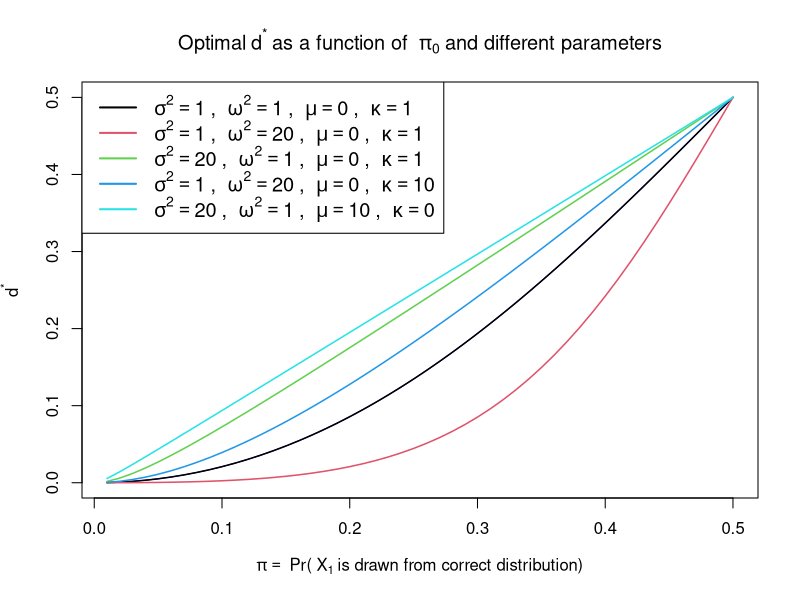
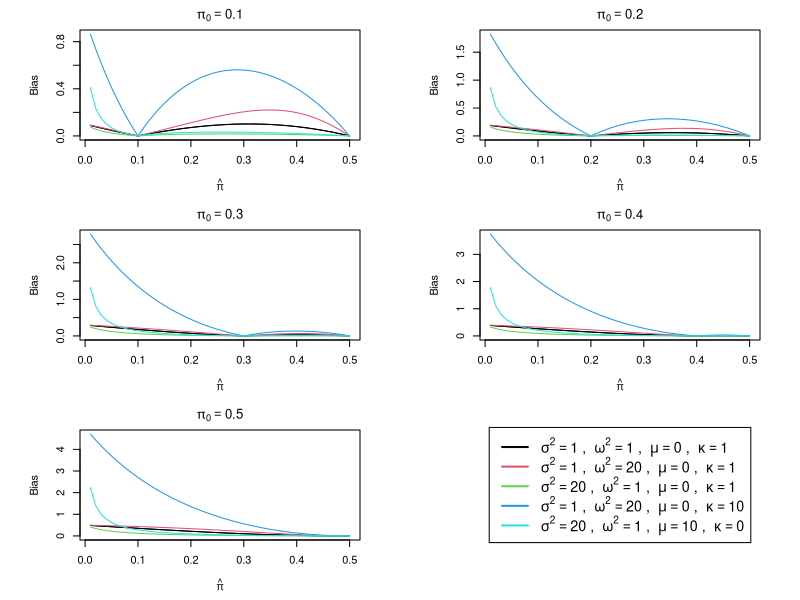
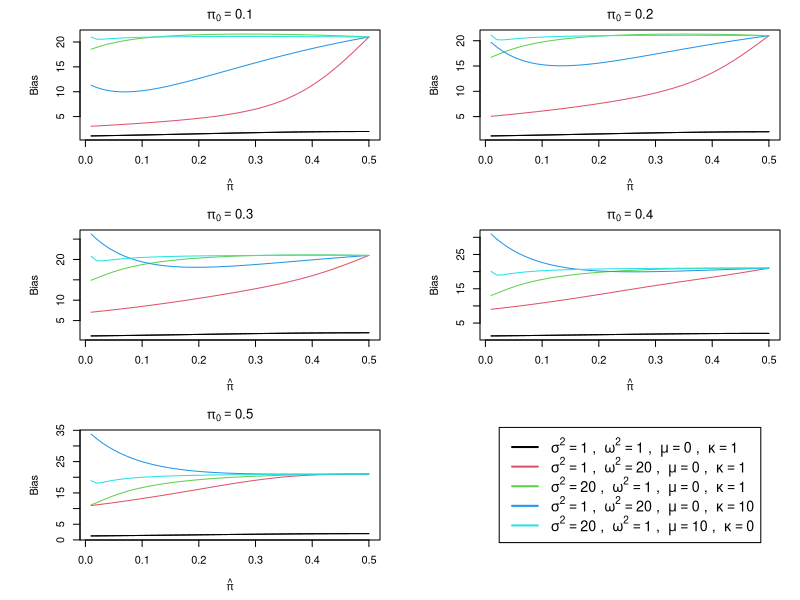
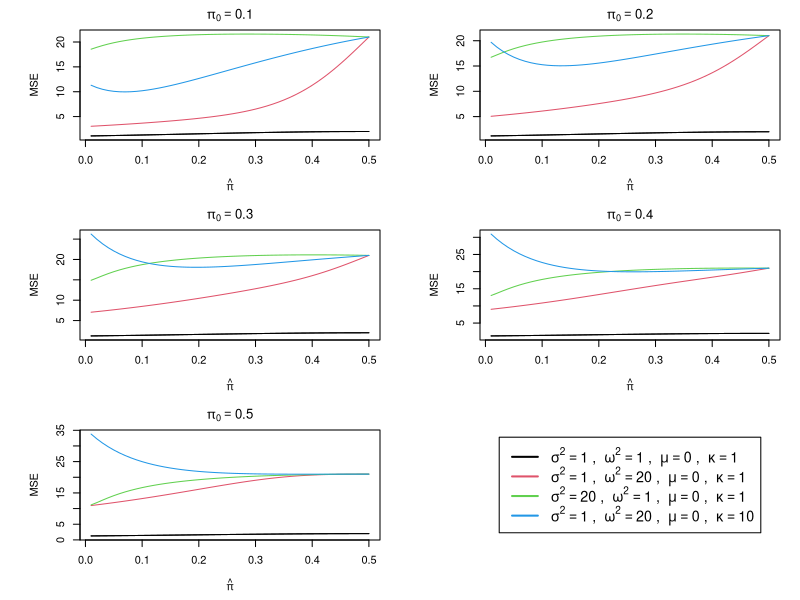
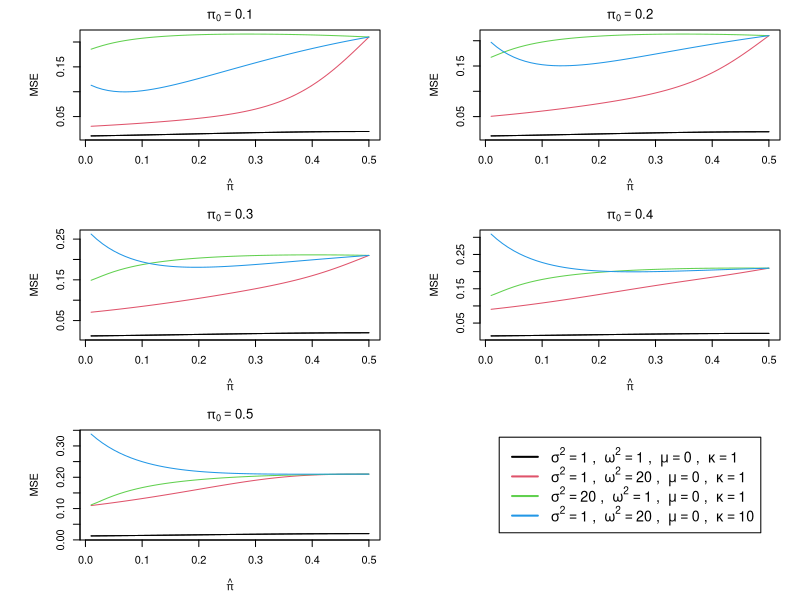
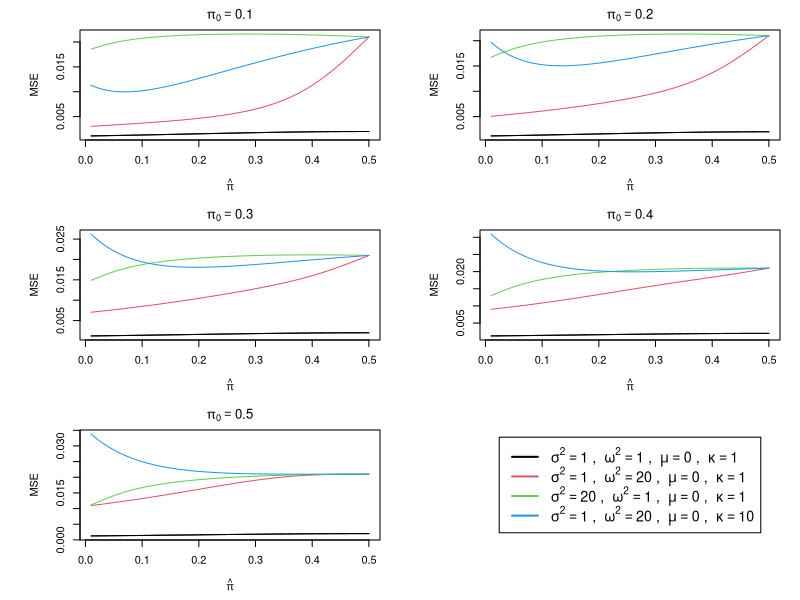

These figures' R source, in order: (Note: this script raises an error after producing the figures.)
library(purrr)

outDir = "Desktop/3rdYrPaper/Figures/"

set_pars <- function(parArray){
  return(list(pi = parArray[1], sig2=parArray[2], omeg2 = parArray[3], mu=parArray[4], kappa=parArray[5]))
}

### TESTING DATA TO CHECK FORMULAS
par <- set_pars(c(0.5, 1, 1, 0, 1))
N<-10000
trueX <- sqrt(par$sig2)*rnorm(N) + par$mu
fakeX <- sqrt(par$omeg2)*rnorm(N) + par$kappa
x1.is.true <- rbernoulli(N,p=par$pi)
x1 <- x1.is.true*trueX + (1-x1.is.true)*fakeX
x2 <- (1-x1.is.true)*trueX + (x1.is.true)*fakeX
var.x1 <- var(x1)
var.x2 <- var(x2)
cov.x12 <- cov(x1,x2)
v_mu1_r <- var.x1/(par$pi^2)
v_mu2_r <- var.x2/(1-par$pi)^2
cov_mu12_r <- cov.x12/(par$pi*(1-par$pi))

calc_d_star <- function(par){
  var_mu <- function(x) {(x*par$sig2 + (1-x)*par$omeg2 + x*(1-x)*(par$mu-par$kappa)^2)/(x^2)}
  v_mu1 <- var_mu(par$pi)
  v_mu2 <- var_mu(1-par$pi)
  cov_x12 <- (1-par$pi^2 - (1-par$pi)^2)*par$mu*par$kappa - par$pi*(1-par$pi)*(par$mu^2 + par$kappa^2)
  cov_mu12 <- cov_x12/(par$pi*(1-par$pi))
  d_star <- (v_mu2 - cov_mu12)/(v_mu1 + v_mu2 - 2*cov_mu12)
  return(d_star)
}

# see how d_star varies with parameters?

gen_title <- function(pars){
  return(as.expression(bquote(sigma^2 == .(pars[1]) ~ ", " ~
                                omega^2 == .(pars[2]) ~", "~
                                mu == .(pars[3]) ~ ", "~
                                kappa == .(pars[4]))))
}

parCombos <- list(c(1,1,0,1),
                  c(1,20,0,1),
                  c(20,1,0,1),
                  c(1,20,0,10),
                  c(20,1,10,0))
piList <- seq(0.01, 0.5, by = 0.01)

get_dList <- function(parCombo){
  sapply(piList, function(x){ calc_d_star(set_pars(c(x, parCombo))) } )
}

d_combos <- lapply(parCombos, get_dList)

png(paste0(outDir, "dStar.png"))
par(mfrow=c(1,1))
plot(x=piList, y=d_combos[[1]], type = 'l', col = 'blue', ylab=bquote(d^"*"), xlab=bquote(pi==~"Pr(" ~ X[1]~ "is drawn from correct distribution)"))
sapply(1:length(d_combos), FUN = function(i) { lines(x=piList, y = d_combos[[i]], type='l',col=i, lwd=1.5)})
title(main=bquote("Optimal"~d^"*"~"as a function of "~pi[0]~"and different parameters"))
legend('topleft', legend = sapply(parCombos, gen_title),
       col = 1:length(parCombos), lty=1, lwd=2, pt.cex =1, cex=1.2)
dev.off()

################################################################################################################################
#### Now we consider thought experiment.  Suppose we have guess piHat, but it's wrong.  
#### Calculate optimal weights and get mse of estimator getting it wrong
################################################################################################################################
### 1.  Bias :  Helper functions for bias calculation
#############################################
calc_bias <- function(piHat, par){
  d <- calc_d_star(set_pars(c(piHat, unlist(par[-1]))))
  eX <- function(x) { x*par$mu + (1-x)*par$kappa }
  eMu1 <- eX(par$pi)/piHat - ((1-piHat)/(piHat))*par$kappa
  eMu2 <- eX(1-par$pi)/(1-piHat) - (piHat)/(1-piHat)*par$kappa
  eMu <- d*eMu1 + (1-d)*eMu2
  return(abs(eMu - par$mu))
}
get_bias_list <- function(truePi,parCombo){
  sapply(piList, function(x){ calc_bias(x, set_pars(c(truePi, parCombo))) } )
}
plot_bias <- function(truePi, parCombos){
  bias_list <- lapply(parCombos, get_bias_list, truePi=truePi)
  plot(x=piList, y=bias_list[[1]], type = 'l', col = 'black', 
       ylab="Bias", 
       xlab=bquote(hat(pi)),
       ylim = c(min(unlist(bias_list)), max(unlist(bias_list))))
  sapply(1:length(bias_list), FUN = function(i) { lines(x=piList, y = bias_list[[i]], type='l',col=i)})
  title(main = bquote(pi[0]==.(truePi)))
}

# Plot bias for different values of truePi
truePiList <- seq(0.1, 0.5, by = 0.1)
png(filename = paste0(outDir,"bias_plot.png"))
par(mfrow=c(3,2), mai = c(0.6, 0.8, 0.3, 0.4))
for (truePi in truePiList){
 plot_bias(truePi, parCombos)
}
plot(1, type="n", axes=FALSE, xlab="", ylab="")
legend('center', xpd=TRUE, legend = sapply(parCombos, gen_title),
       col = 1:length(parCombos), lty=1, lwd=2, pt.cex =1, cex=1.3)
dev.off()

#################################################################################################
### 2.  Variance :  Helper functions for variance calculation
################################################################################################

calc_variance <- function(piHat, par){
  d <- calc_d_star(set_pars(c(piHat, unlist(par[-1]))))
  var_x <- function(x) {(x*par$sig2 + (1-x)*par$omeg2 + x*(1-x)*(par$mu-par$kappa)^2)}
  var_mu1 <- var_x(par$pi)/(piHat^2) # true variance/false beliefs 
  var_mu2 <- var_x(1-par$pi)/((1-piHat)^2)
  cov_x12 <- (1-par$pi^2 - (1-par$pi)^2)*par$mu*par$kappa - par$pi*(1-par$pi)*(par$mu^2 + par$kappa^2)
  cov_mu12 <- cov_x12/(piHat*(1-piHat)) #true covariance/false beliefs
  var_mu <- (d^2)*var_mu1 + ((1-d)^2)*var_mu2 +2*d*(1-d)*cov_mu12
  return(var_mu)
}
get_var_list <- function(parCombo, truePi){
  sapply(piList, function(x){ calc_variance(x, set_pars(c(truePi, parCombo))) } )
}
plot_variance <- function(truePi, parCombos){
  var_list <- lapply(parCombos, get_var_list, truePi=truePi)
  plot(x=piList, y=var_list[[1]], type = 'l', col = 'black', 
       ylab="Bias", 
       xlab=bquote(hat(pi)),
       ylim = c(min(unlist(var_list)), max(unlist(var_list))))
  sapply(1:length(var_list), FUN = function(i) { lines(x=piList, y = var_list[[i]], type='l',col=i)})
  title(main = bquote(pi[0]==.(truePi)))
}

# Plot variance of one obs for different values of truePi
png(filename = paste0(outDir,"var_plot.png"))
par(mfrow=c(3,2), mai = c(0.6, 0.8, 0.3, 0.2))
for (truePi in truePiList){
  plot_variance(truePi, parCombos)
}
plot(1, type="n", axes=FALSE, xlab="", ylab="")
legend('center', xpd=TRUE, legend = sapply(parCombos, gen_title),
       col = 1:length(parCombos), lty=1, lwd=2, pt.cex =1, cex=1.3)
dev.off()

#################################################################################################
### 3.  MSE :  Helper functions for MSE calculation
################################################################################################

calc_mse <- function(bias, var, N){
  return(bias^2 + var/N)
}

plot_mse <- function(truePi, parCombos, n){
  mse_list <- lapply(parCombos, function(x){ calc_mse(get_bias_list(x, truePi), get_var_list(x, truePi), N=n)})
  plot(x=piList, y=mse_list[[1]], type = 'l', col = 'black', 
       ylab="MSE", 
       xlab=bquote(hat(pi)),
       ylim = c(min(unlist(mse_list)), max(unlist(mse_list))))
  sapply(1:length(mse_list), FUN = function(i) { lines(x=piList, y = mse_list[[i]], type='l',col=i)})
  title(main = bquote(pi[0]==.(truePi)))
}

nList <- c(1,100,1000)
for (n in nList){
  png(paste0(outDir,"mse_n",n,".png"))
  par(mfrow=c(3,2), mai = c(0.6, 0.8, 0.3, 0.2))
  for (truePi in truePiList){
    plot_mse(truePi, parCombos[-5],n)
  }
  plot(1, type="n", axes=FALSE, xlab="", ylab="")
  legend('center', xpd=TRUE, legend = sapply(parCombos[-5], gen_title),
         col = 1:length(parCombos), lty=1, lwd=2, pt.cex =1, cex=1.3)
  dev.off()
}

#################################################################################################
### 4. Compare this all to the esitmator that takes d = 0.5, piHat = 0.5 (i.e. AHL estimator)
################################################################################################

calc_var_ahl <- function(par){
  d <- 0.5
  piHat <- 0.5
  var_x <- function(x) {(x*par$sig2 + (1-x)*par$omeg2 + x*(1-x)*(par$mu-par$kappa)^2)}
  var_mu1 <- var_x(par$pi)/(piHat^2) # true variance/false beliefs 
  var_mu2 <- var_x(1-par$pi)/((1-piHat)^2)
  cov_x12 <- (1-par$pi^2 - (1-par$pi)^2)*par$mu*par$kappa - par$pi*(1-par$pi)*(par$mu^2 + par$kappa^2)
  cov_mu12 <- cov_x12/(piHat*(1-piHat)) #true covariance/false beliefs
  var_mu <- (d^2)*var_mu1 + ((1-d)^2)*var_mu2 +2*d*(1-d)*cov_mu12
  return(var_mu)
}
get_var_list_ahl <- function(parCombo, truePi){
  sapply(piList, function(x){ calc_var_ahl(x, set_pars(c(truePi, parCombo))) } )
}

plot_var_ahl <- function(truePi, parCombos){
  var_list_ahl <- lapply(parCombos, get_var_list_ahl, truePi=truePi)
  plot(x=piList, y=var_list[[1]], type = 'l', col = 'black', 
       ylab="Bias", 
       xlab=bquote(hat(pi)),
       ylim = c(min(unlist(var_list_ahl)), max(unlist(var_list_ahl))))
  sapply(1:length(var_list_ahl), FUN = function(i) { lines(x=piList, y = var_list_ahl[[i]], type='l',col=i)})
  title(main = bquote(pi[0]==.(truePi)))
}
par(mfrow=c(3,2), mai = c(0.6, 0.8, 0.3, 0.2))
for (truePi in truePiList){
  plot_var_ahl(truePi, parCombos)
}
plot(1, type="n", axes=FALSE, xlab="", ylab="")
legend('center', xpd=TRUE, legend = sapply(parCombos, gen_title),
       col = 1:length(parCombos), lty=1, lwd=2, pt.cex =1, cex=1.3)
